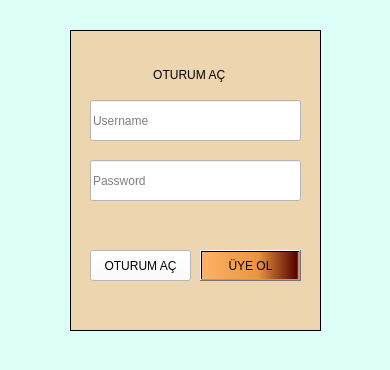
<?xml version="1.0" encoding="UTF-8"?>
<ui version="4.0">
 <class>Dialog</class>
 <widget class="QDialog" name="Dialog">
  <property name="geometry">
   <rect>
    <x>0</x>
    <y>0</y>
    <width>390</width>
    <height>370</height>
   </rect>
  </property>
  <property name="windowTitle">
   <string>OTURUM AÇ</string>
  </property>
  <property name="styleSheet">
   <string notr="true">background-color: rgb(220, 255, 248);
background-image: url(:/a/OIG2.jpg);</string>
  </property>
  <widget class="QPushButton" name="uyeOl">
   <property name="geometry">
    <rect>
     <x>200</x>
     <y>250</y>
     <width>101</width>
     <height>31</height>
    </rect>
   </property>
   <property name="styleSheet">
    <string notr="true">background-color: qlineargradient(spread:pad, x1:0, y1:0, x2:1, y2:0, stop:0.0454545 rgba(102, 236, 255, 255), stop:0.732955 rgba(61, 228, 235, 255), stop:0.98 rgba(0, 0, 0, 255), stop:1 rgba(0, 0, 0, 0));

background-color: qlineargradient(spread:pad, x1:0, y1:0, x2:1, y2:0, stop:0 rgba(255, 178, 102, 255), stop:0.579545 rgba(235, 148, 61, 255), stop:0.98 rgba(84, 0, 0, 255), stop:1 rgba(0, 0, 0, 0));</string>
   </property>
   <property name="text">
    <string>ÜYE OL</string>
   </property>
  </widget>
  <widget class="QLineEdit" name="username">
   <property name="geometry">
    <rect>
     <x>90</x>
     <y>100</y>
     <width>211</width>
     <height>41</height>
    </rect>
   </property>
   <property name="styleSheet">
    <string notr="true">background-color: rgb(255, 255, 255);</string>
   </property>
   <property name="placeholderText">
    <string>Username</string>
   </property>
  </widget>
  <widget class="QPushButton" name="oturumAc">
   <property name="geometry">
    <rect>
     <x>90</x>
     <y>250</y>
     <width>101</width>
     <height>31</height>
    </rect>
   </property>
   <property name="styleSheet">
    <string notr="true">background-color: rgb(255, 255, 255);</string>
   </property>
   <property name="text">
    <string>OTURUM AÇ</string>
   </property>
  </widget>
  <widget class="QLineEdit" name="password">
   <property name="geometry">
    <rect>
     <x>90</x>
     <y>160</y>
     <width>211</width>
     <height>41</height>
    </rect>
   </property>
   <property name="styleSheet">
    <string notr="true">background-color: rgb(255, 255, 255);</string>
   </property>
   <property name="echoMode">
    <enum>QLineEdit::Password</enum>
   </property>
   <property name="placeholderText">
    <string>Password</string>
   </property>
   <property name="clearButtonEnabled">
    <bool>true</bool>
   </property>
  </widget>
  <widget class="QLabel" name="label">
   <property name="geometry">
    <rect>
     <x>90</x>
     <y>59</y>
     <width>211</width>
     <height>31</height>
    </rect>
   </property>
   <property name="styleSheet">
    <string notr="true">font: 75 10pt &quot;MS Shell Dlg 2&quot;;
background-color: rgb(237, 213, 175);</string>
   </property>
   <property name="text">
    <string>                   OTURUM AÇ</string>
   </property>
  </widget>
  <widget class="QFrame" name="frame">
   <property name="geometry">
    <rect>
     <x>70</x>
     <y>30</y>
     <width>251</width>
     <height>301</height>
    </rect>
   </property>
   <property name="styleSheet">
    <string notr="true">background-color: rgb(237, 213, 175);</string>
   </property>
   <property name="frameShape">
    <enum>QFrame::Box</enum>
   </property>
   <property name="frameShadow">
    <enum>QFrame::Plain</enum>
   </property>
   <widget class="QLabel" name="labelError">
    <property name="geometry">
     <rect>
      <x>20</x>
      <y>180</y>
      <width>211</width>
      <height>21</height>
     </rect>
    </property>
    <property name="text">
     <string/>
    </property>
   </widget>
  </widget>
  <widget class="QLabel" name="label_2">
   <property name="geometry">
    <rect>
     <x>0</x>
     <y>0</y>
     <width>391</width>
     <height>371</height>
    </rect>
   </property>
   <property name="text">
    <string/>
   </property>
   <property name="pixmap">
    <pixmap>Images.qrc/OIG2.jpg</pixmap>
   </property>
   <property name="scaledContents">
    <bool>true</bool>
   </property>
  </widget>
  <zorder>label_2</zorder>
  <zorder>frame</zorder>
  <zorder>uyeOl</zorder>
  <zorder>username</zorder>
  <zorder>oturumAc</zorder>
  <zorder>password</zorder>
  <zorder>label</zorder>
 </widget>
 <resources>
  <include location="Images.qrc/a.qrc"/>
 </resources>
 <connections/>
</ui>
